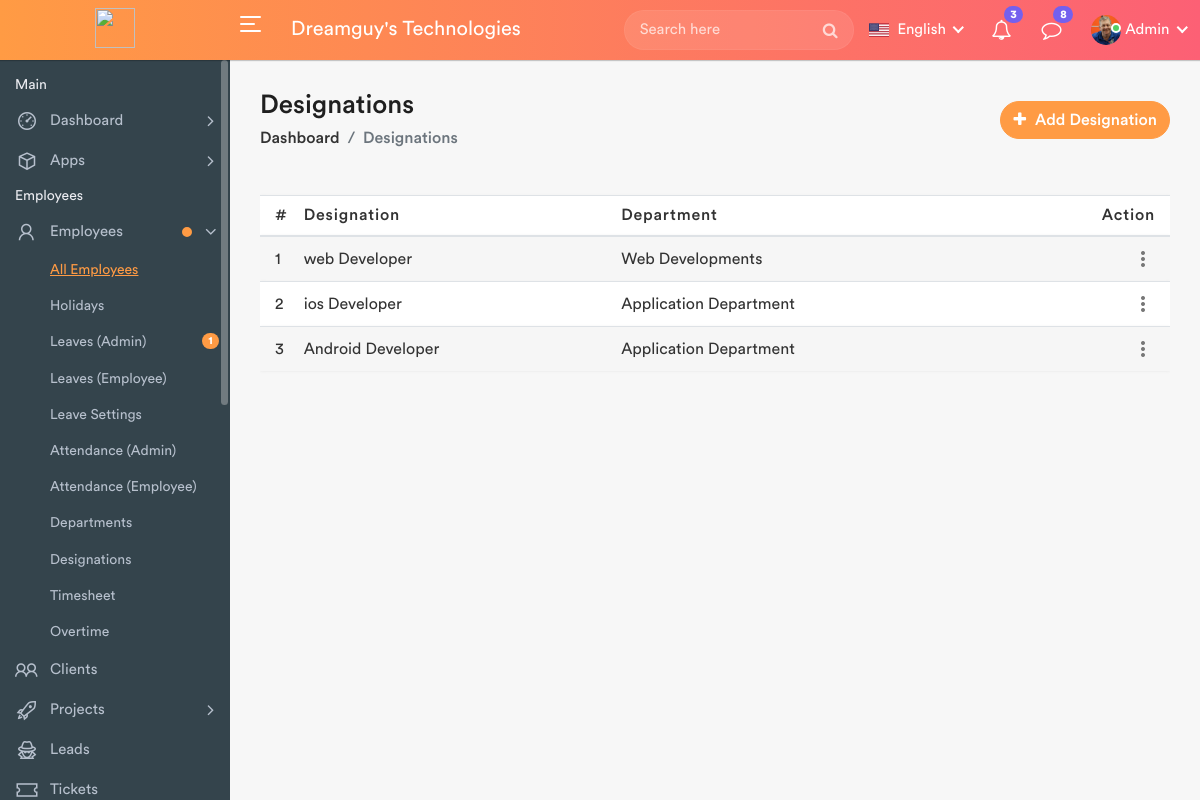
The page /designations on the database its author committed.
### HRMS_APP/models.py (models this page shows, shortened)
class Designation(models.Model):
    designation = models.CharField(max_length=100)
    department = models.ForeignKey(Department, on_delete=models.CASCADE)

class Department(models.Model):
    department = models.CharField(max_length=100)
    def __str__(self):
        return self.department

### HRMS_APP/views.py (the view, shortened to what this page needs)
# urls.py: path('designations', views.designations, name='designations'),
def designations(request):
    designation = Designation.objects.all()
    departments = Department.objects.all()
    return render(request, "designations.html", {'designation': designation, 'departments': departments})

### HRMS_APP/templates/designations.html (shortened to what this page needs)
{% extends "header.html" %}
{% load static %}
{% block content %}
            <div class="page-wrapper">
                <div class="content container-fluid">
					<div class="page-header">
						<div class="row align-items-center">
							<div class="col">
								<h3 class="page-title">Designations</h3>
								<ul class="breadcrumb">
									<li class="breadcrumb-item"><a href="index.html">Dashboard</a></li>
									<li class="breadcrumb-item active">Designations</li>
								</ul>
							</div>
							<div class="col-auto float-right ml-auto">
								<a href="#" class="btn add-btn" data-toggle="modal" data-target="#add_designation"><i class="fa fa-plus"></i> Add Designation</a>
							</div>
						</div>
					</div>
					<div class="row">
						<div class="col-md-12">
							<div class="table-responsive">
								<table class="table table-striped custom-table mb-0 datatable">
									<thead>
										<tr>
											<th style="width: 30px;">#</th>
											<th>Designation </th>
											<th>Department </th>
											<th class="text-right">Action</th>
										</tr>
									</thead>
									<tbody>
										{% for i in designation  %}
										<tr>
											<td>{{forloop.counter}}</td>
											<td>{{i.designation}}</td>
											<td>{{i.department}}</td>
											<td class="text-right">
                                            <div class="dropdown dropdown-action">
													<a href="#" class="action-icon dropdown-toggle" data-toggle="dropdown" aria-expanded="false"><i class="material-icons">more_vert</i></a>
												</div>
											</td>
										</tr>
										{% endfor %}
									</tbody>
								</table>
							</div>
						</div>
					</div>
                </div>
            </div>
        </div>
	{% endblock %}

### rows shown on the page
Designation: designation "web Developer", department "Web Developments"
Designation: designation "ios Developer", department "Application Department"
Designation: designation "Android Developer", department "Application Department"
